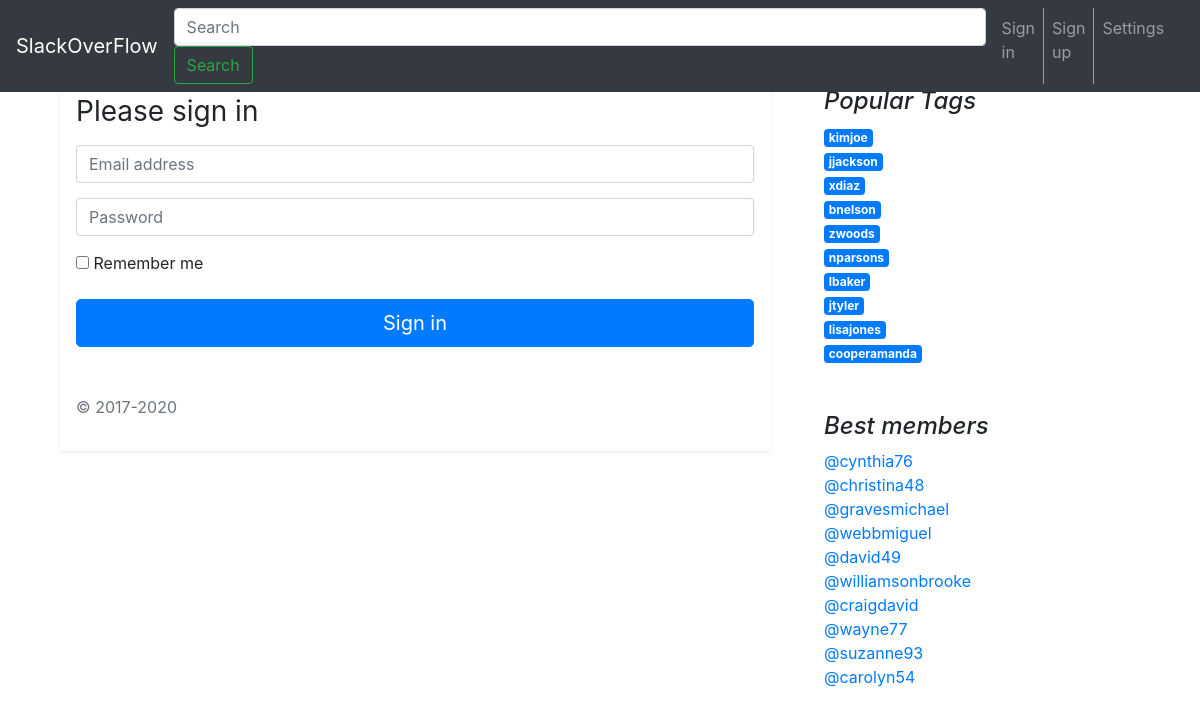
Screenshot of /singIn/ with the database file from the repository.
### app/models.py (models this page shows)
class Tag(models.Model):
    title = models.CharField(max_length=128, unique="true")
    rating = models.IntegerField(default=0)
    objects = TagManager()
    def __str__(self):
        return self.title

class Client(models.Model):
    user = models.OneToOneField(
        settings.AUTH_USER_MODEL,
        on_delete=models.CASCADE,
    )
    rating = models.IntegerField('rating user')
    objects = UserManager()
    def __str__(self):
        return self.user.username

### app/views.py (the view)
# urls.py: path('singIn/', views.singin, name='singIn'),
def singin(request):
    tags=Tag.objects.best_tags()[0:10]
    users=Client.objects.best_members()[0:10]
    return render(request, 'sing_in_page.html', {
        'tags': tags,
        'users': users,
    })

### app/models.py (called while the page is built)
    def best_members(self):
        return self.order_by('-rating')

    def best_tags(self):
        return self.order_by('-rating')

### Templates/sing_in_page.html (shortened to what this page needs)
{% extends 'base.html' %}
{% block content %}
       <h1 class="h3 mb-3 font-weight-normal">Please sign in</h1>
  <input type="email" id="inputEmail" class="form-control" placeholder="Email address" required="" autofocus="" style="margin-bottom: 15px;">
  <input type="password" id="inputPassword" class="form-control" placeholder="Password" required="" style="margin-bottom: 15px;">
  <div class="checkbox mb-3">
    <label>
      <input type="checkbox" value="remember-me"> Remember me
    </label>
  </div>
  <button class="btn btn-lg btn-primary btn-block" type="submit">Sign in</button>
  <p class="mt-5 mb-3 text-muted">© 2017-2020</p>
{% endblock content %}

### Templates/inc/rightSide.html
    </div>
    <aside class="col-md-4 blog-sidebar">
      <div class="p-4">
        <h4 class="font-italic">Popular Tags</h4>
        <ol class="list-unstyled mb-0">
          {% for tag in tags%}
            <li>
              <a class="badge badge-primary" href="{% url 'tagSearch' tag=tag %}">
                        {{ tag.title }}
              </a>
            </li>
          {% endfor%}
        </ol>
      </div>
      <div class="p-4">
        <h4 class="font-italic">Best members</h4>
        <ol class="list-unstyled">
          {% for user in users%}
            <li>
              <a href="#">
                        @{{ user }}
              </a>
            </li>
          {% endfor%}
        </ol>
      </div>
    </aside>
  </div>

### rows the page displays
Tag: title "kimjoe"
Tag: title "jjackson"
Tag: title "xdiaz"
Tag: title "bnelson"
Tag: title "zwoods"
Tag: title "nparsons"
Tag: title "lbaker"
Tag: title "jtyler"
Tag: title "lisajones"
Tag: title "cooperamanda"
Client: user.username "cynthia76"
Client: user.username "christina48"
Client: user.username "gravesmichael"
Client: user.username "webbmiguel"
Client: user.username "david49"
Client: user.username "williamsonbrooke"
Client: user.username "craigdavid"
Client: user.username "wayne77"
Client: user.username "suzanne93"
Client: user.username "carolyn54"
